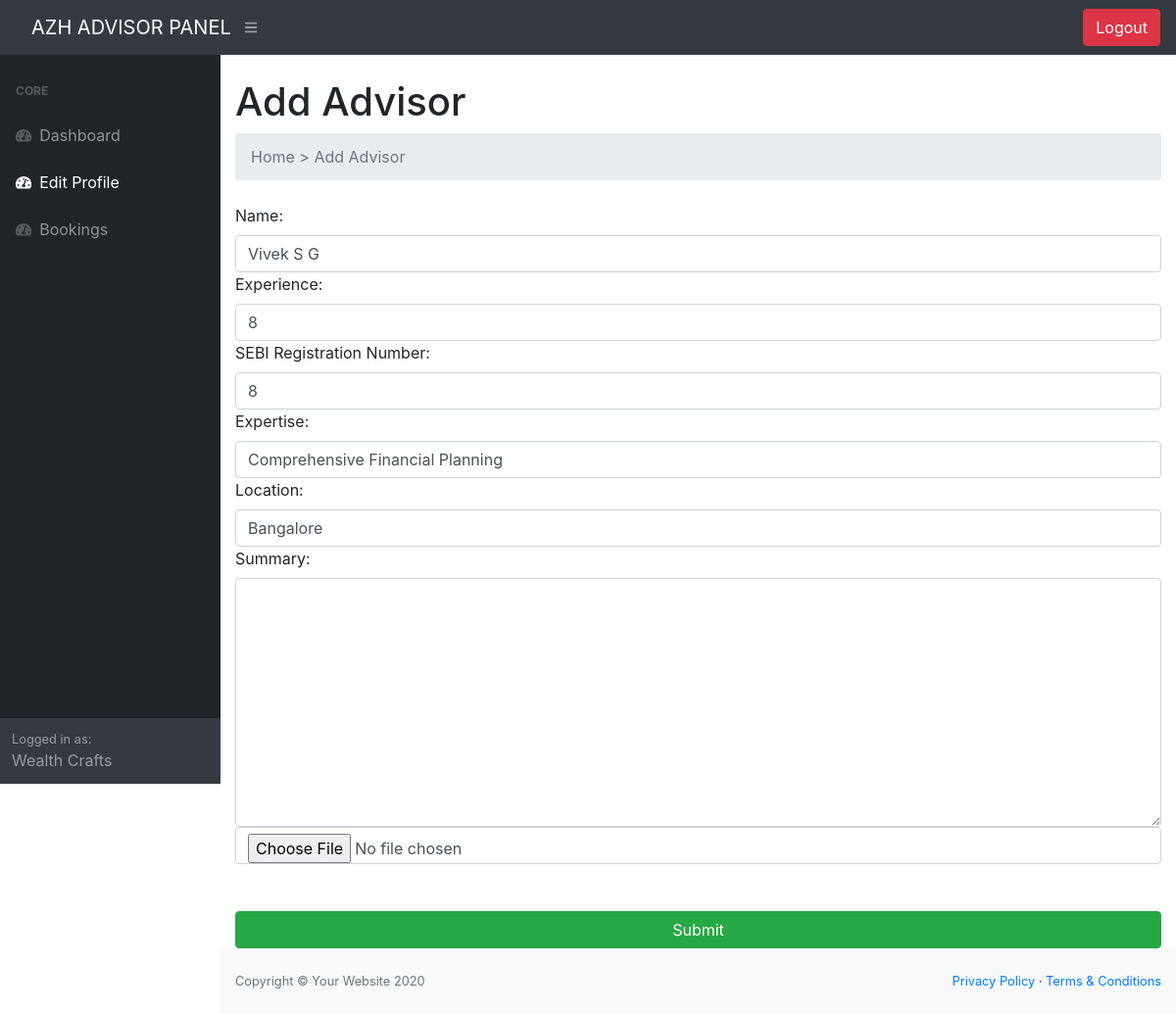
Screenshot of /advisor/editAdvisors.php (signed in) with the database file from the repository.
### tables this page shows
CREATE TABLE `advisors` (
  `id` int(11) NOT NULL,
  `username` varchar(40) NOT NULL,
  `email` varchar(50) NOT NULL,
  `contact` int(10) NOT NULL,
  `pass` varchar(32) NOT NULL,
  `name` varchar(100) NOT NULL,
  `summary` text NOT NULL,
  `experience` int(2) NOT NULL,
  `position` varchar(200) NOT NULL,
  `location` varchar(200) NOT NULL,
  `profile_pic` text NOT NULL,
  `reg_no` varchar(100) NOT NULL,
  `approved` enum('0','1') NOT NULL DEFAULT '0'
);

### advisor/editAdvisors.php (the view, shortened to what this page needs)
<?php include('header.php') ?>
<?php
$username = $_SESSION['username'];
$result = mysqli_query($conn, "SELECT * FROM `advisors` WHERE username = '$username';");
$advisor = mysqli_fetch_assoc($result);
?>
<form action="editAdvisors.php" method="POST" class="container" enctype="multipart/form-data"   >
    <div>
        <label for="name">Name: </label>
        <input class="form-control" type="text" name="name" id="name" placeholder="Enter Name Here!!" value="<?php echo $advisor['name'] ?>">
    </div>
    <div>
        <label for="name">Experience: </label>
        <input class="form-control" type="number" name="experience" id="experience" placeholder="Enter Experience!!"  value="<?php echo $advisor['experience'] ?>">
    </div>
    <div>
        <label for="name">SEBI Registration Number: </label>
        <input class="form-control" type="text" name="reg_no" id="reg_no" placeholder="Enter SEBI Reg No."  value="<?php echo $advisor['experience'] ?>">
    </div>
    <div>
        <label for="name">Expertise: </label>
        <input class="form-control" type="text" name="position" id="position" placeholder="Enter Position!!" value="<?php echo $advisor['position'] ?>">
    </div>
    <div>
        <label for="name">Location: </label>
        <input class="form-control" type="text" name="location" id="location" placeholder="Enter Location!!" value="<?php echo $advisor['location'] ?>">
    </div>
    <div>
        <label for="description">Summary: </label>
        <textarea class="form-control" name="summary" id="summary" cols="10" rows="10" ><?php echo $advisor['summary'] ?></textarea>
    </div>
    <div>
        <input type="file" name="profile_pic" accept="image/*" class="form-control js-photo-upload">
    </div>
    <button type="submit" name="submit" class="btn btn-success btn-block mt-5">Submit</button>
</form>
<?php include('footer.php') ?>

### rows the page displays
advisors: name "Vivek S G", experience "8", reg_no "8", position "Comprehensive Financial Planning", location "Bangalore"

### other values shown
$username "Wealth Crafts"
explode('|',$title)[0] "Add Advisor"
